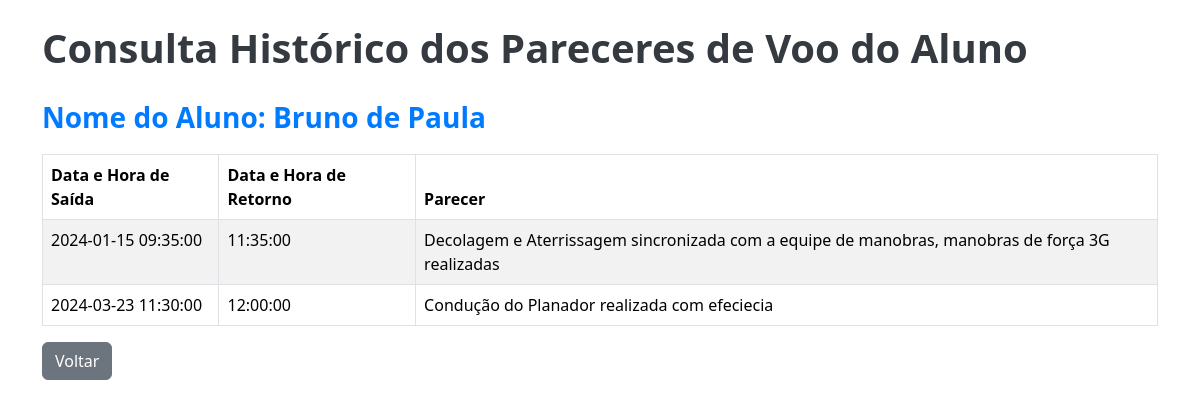
Page /pareceres/visualizar.php?id=1 on the committed database.
### tables this page shows
create table alunos
(
idAluno int auto_increment primary key,
nomeAluno varchar (100)
);

create table pareceres
(
idParecer int auto_increment primary key,
parecer varchar (256),
idRegVoo int,
constraint fk_idRegVoo foreign key (idRegVoo) references registros_voos(idRegVoo)
);

create table registros_voos
(
idRegVoo int auto_increment primary key,
dataSaida date,
horaSaida time,
horaRetorno time,
tempoVoo time,
idAluno int,
idInstr int,
constraint fk_idAluno foreign key (idAluno) references alunos(idAluno),
constraint fk_idInstr foreign key (idInstr) references instrutores (idInstr)
);

### pareceres/visualizar.php (the view, shortened to what this page needs)
<?php
include("../conexao.php");
$id = $_GET['id'];
$buscarRegistro = $conexao->prepare("
    SELECT alunos.nomeAluno, registros_voos.dataSaida, registros_voos.horaSaida, registros_voos.dataRetorno, registros_voos.horaRetorno, pareceres.parecer
    FROM pareceres
    INNER JOIN registros_voos ON registros_voos.idRegVoo = pareceres.idRegVoo
    INNER JOIN alunos ON alunos.idAluno = registros_voos.idAluno
    WHERE alunos.idAluno = ?
");
$buscarRegistro->execute([$id]);
$registros = $buscarRegistro->fetchAll(PDO::FETCH_ASSOC);
?>
<!DOCTYPE html>
<html lang="pt-br">
<head>
    <link href="https://cdn.jsdelivr.net/npm/bootstrap@5.3.3/dist/css/bootstrap.min.css" rel="stylesheet"
>
</head>
<body>
    <div class="container">
        <h1 class="my-4">Consulta Histórico dos Pareceres de Voo do Aluno</h1>
        <?php if (count($registros) > 0): ?>
            <p class="nome-aluno">Nome do Aluno: <?php echo htmlspecialchars($registros[0]['nomeAluno']); ?></p>
            <table class="table table-striped table-bordered">
                <thead>
                    <tr>
                        <th>Data e Hora de Saída</th>
                        <th>Data e Hora de Retorno</th>
                        <th>Parecer</th>
                    </tr>
                </thead>
                <tbody>
                    <?php foreach ($registros as $registro): ?>
                        <tr>
                            <td><?php echo htmlspecialchars($registro['dataSaida']) . ' ' . htmlspecialchars($registro['horaSaida']); ?></td>
                            <td><?php echo htmlspecialchars($registro['dataRetorno']) . ' ' . htmlspecialchars($registro['horaRetorno']); ?></td>
                            <td><?php echo htmlspecialchars($registro['parecer']); ?></td>
                        </tr>
                    <?php endforeach; ?>
                </tbody>
            </table>
        <?php else: ?>
            <p>Nenhum registro encontrado para o aluno.</p>
        <?php endif; ?>
        <a href="cadastro.php" class="btn btn-secondary">Voltar</a>
    </div>
</body>
</html>

### pareceres/visualizar.php (style rules this page uses)
h1 { margin-bottom: 2rem; font-size: 2.5rem; font-weight: bold; color: #343a40; }
.nome-aluno { font-size: 1.75rem; font-weight: bold; color: #007bff; }

### rows in the picture
alunos: nomeAluno "Bruno de Paula"
pareceres: idRegVoo.dataSaida "2024-01-15", idRegVoo.horaSaida "09:35:00", idRegVoo.horaRetorno "11:35:00", parecer "Decolagem e Aterrissagem sincronizada com a equipe de manobras, manobras de força 3G realizadas"
pareceres: idRegVoo.dataSaida "2024-03-23", idRegVoo.horaSaida "11:30:00", idRegVoo.horaRetorno "12:00:00", parecer "Condução do Planador realizada com efeciecia"
